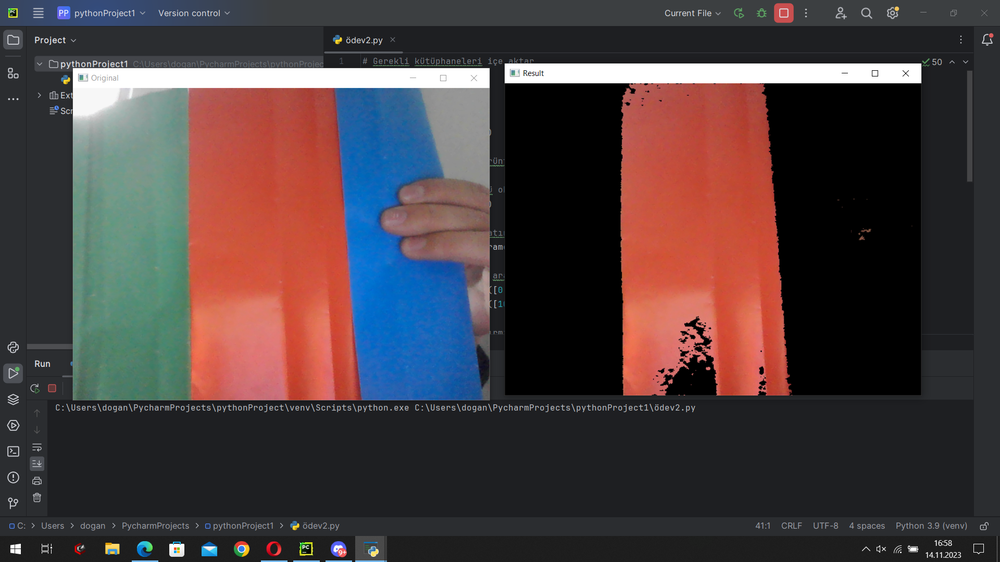
#> input picture Ödev2/ekrangoruntusu.png, 1000 x 562 px, shrunk from 1920 x 1080 before the run, given in place of the camera
$ python 'ödev2.py'
#> lines starting #> are read from the running program, lines starting #| are printed output that depends on the picture; after the words box and inside, x2 and y2 are one past the last pixel; in counts of white or black regions, pixels touching at a corner belong together
# Gerekli kütüphaneleri içe aktar
import cv2
import numpy as np

# Kamerayı aç
cap = cv2.VideoCapture(0)

# Sonsuz döngü içinde görüntü işleme
while True:
    # Kameradan görüntüyü oku
    _, frame = cap.read()
#> frame is the input picture: shape (562, 1000, 3); mean B, G, R 62.7, 61.1, 73.8

    # Görüntüyü HSV formatına dönüştür
    hsv = cv2.cvtColor(frame, cv2.COLOR_BGR2HSV)
#> hsv: shape (562, 1000, 3); mean H, S, V 64, 61.7, 87.3

    # Kırmızı rengin HSV aralığını belirle
    lower_red = np.array([0, 120, 70])
    upper_red = np.array([10, 255, 255])

    # HSV görüntüsünde kırmızı renge sahip pikselleri maskele
    mask = cv2.inRange(hsv, lower_red, upper_red)
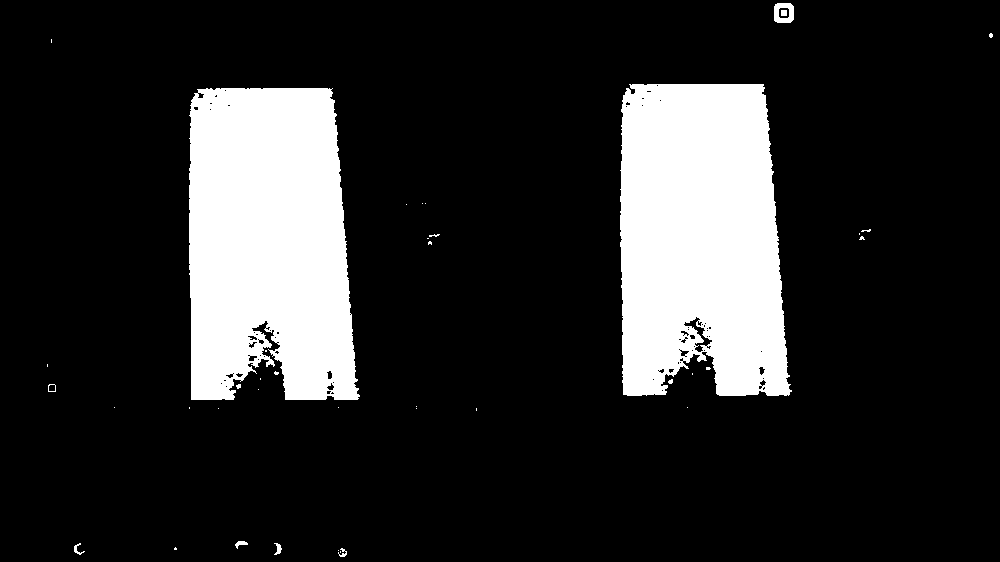
#> mask: shape (562, 1000); 16.6% white; 40 white regions (31 under 20 px), largest, box (x1, y1, x2, y2) and area: (620, 84, 792, 396) 46405, (189, 88, 360, 400) 46256, (774, 3, 794, 23) 283

    # Maske ile orijinal görüntüyü bitwise_and operatörü ile birleştir
    # Böylece sadece kırmızı nesne görünecek, diğerleri siyah olacak
    result = cv2.bitwise_and(frame, frame, mask=mask)
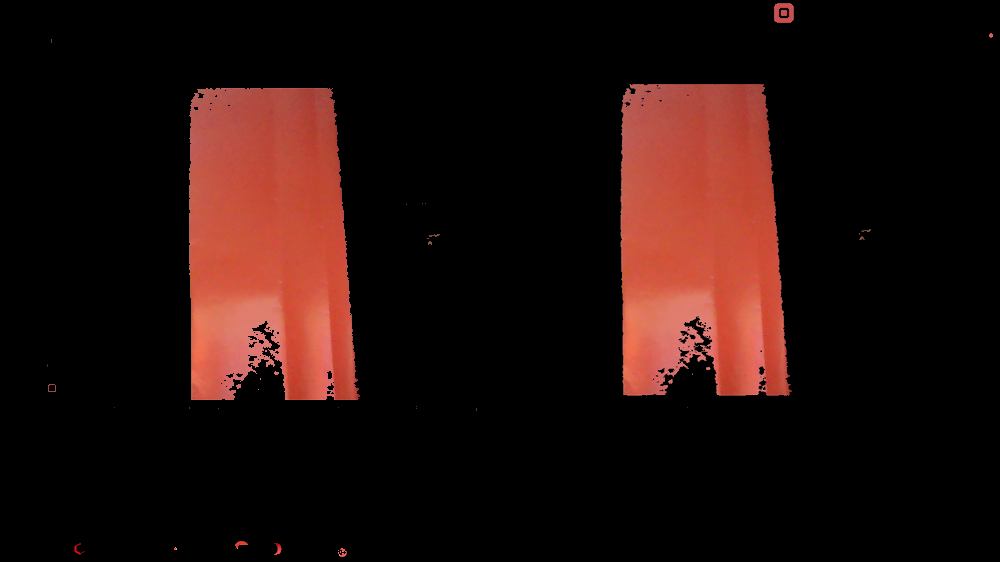
#> result: shape (562, 1000, 3); mean B, G, R 11.3, 14.3, 33.3

    # Sonucu RGB formatına dönüştür
    rgb_result = cv2.cvtColor(result, cv2.COLOR_HSV2BGR)
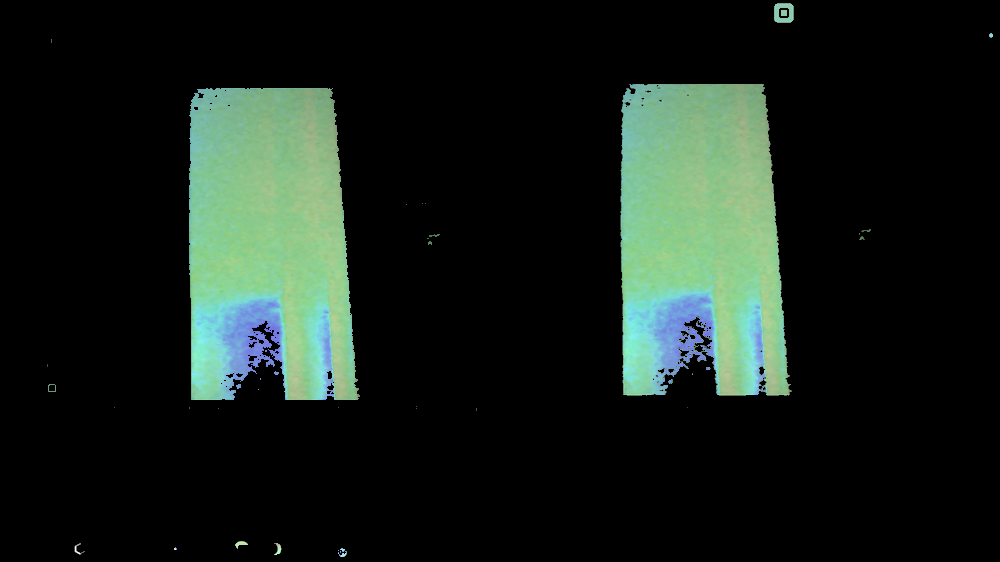
#> rgb_result: shape (562, 1000, 3); mean B, G, R 26, 32.4, 22.6

    # Orijinal görüntüyü ekranda göster
    cv2.imshow("Original", frame)

    # Sonucu ekranda göster
    cv2.imshow("Result", rgb_result)

    # q tuşuna basıldığında döngüyü kır
    if cv2.waitKey(1) & 0xFF == ord('q'):
#> (key q is pressed here)
        break

# Kamerayı kapat
cap.release()
# Tüm pencereleri kapat
cv2.destroyAllWindows()
